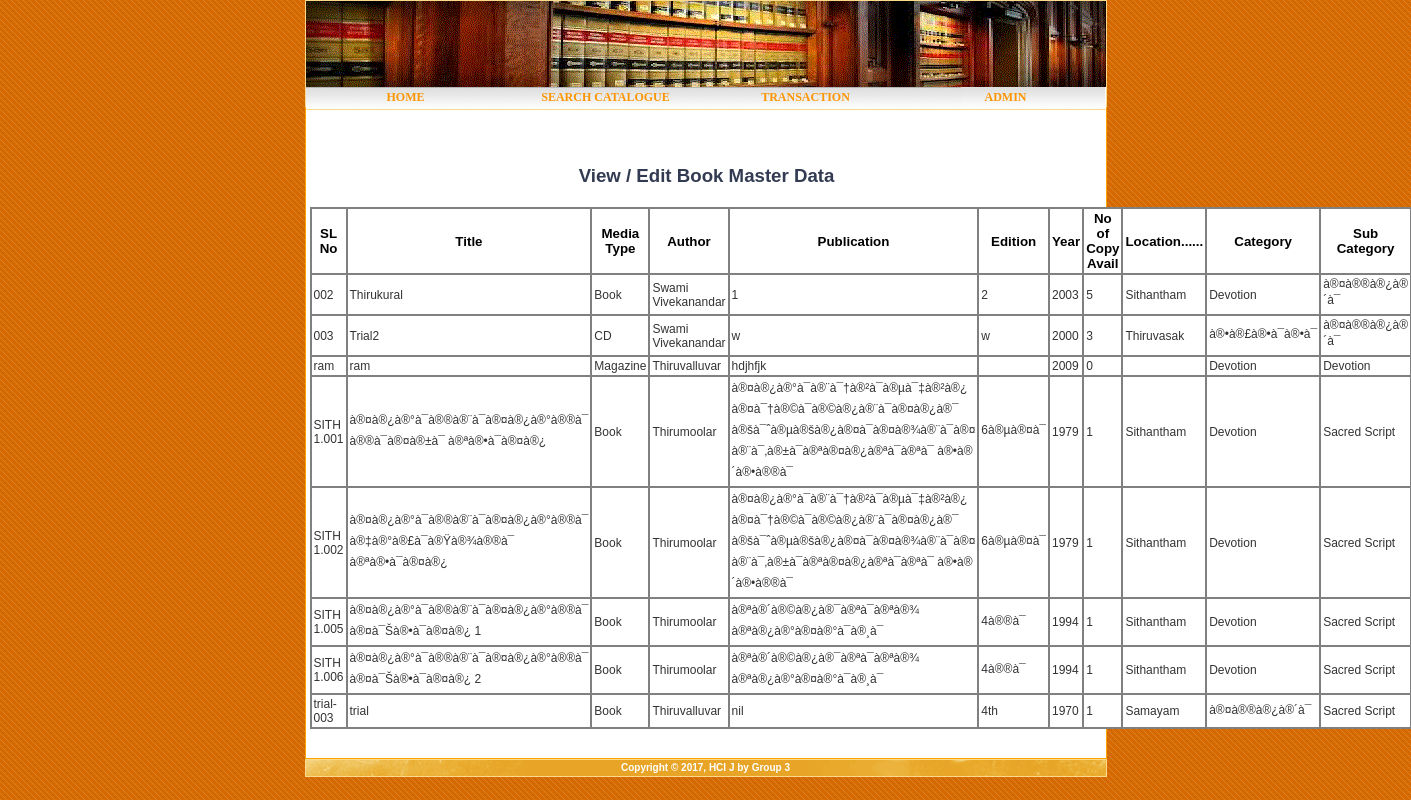
The page /library/booklist.php on the database its author committed.
### tables this page shows
CREATE TABLE `book` (
  `book_id` tinyint(8) NOT NULL AUTO_INCREMENT,
  `slno` varchar(15) NOT NULL,
  `title` varchar(200) NOT NULL,
  `media_type` varchar(20) DEFAULT NULL,
  `author` varchar(50) DEFAULT NULL,
  `publication` text,
  `edition` varchar(10) DEFAULT NULL,
  `year` year(4) DEFAULT NULL,
  `pages` int(11) DEFAULT NULL,
  `total_holding` int(4) DEFAULT NULL,
  `location` varchar(255) DEFAULT NULL,
  `category` varchar(255) DEFAULT NULL,
  `sub_category` varchar(255) DEFAULT NULL,
  `related_name` varchar(255) DEFAULT NULL,
  `book_remark` text,
  PRIMARY KEY (`book_id`),
  UNIQUE KEY `slno` (`slno`)
);

### library/booklist.php (the view, shortened to what this page needs)
<?php
$link=mysqli_connect('localhost','root','','library') or die (mysqli_connect_error());
$query = "SELECT * FROM book order by slno";
$result = mysqli_query($link,$query);
?>
<html>
    <head>
        <link href="/library_j/css/default.css" rel="stylesheet" type="text/css" />
    </head>
    <body>
        <div id="wrapper">
<?php include_once $_SERVER['DOCUMENT_ROOT'] .'/library_j/includes/header.php'; ?>
                <div id="page">
                <div id="content">
                    <div id="welcome">
 <h2 class="head2" ><a class="head">View / Edit Book Master Data</a></h2>
 <table class="aatable">
<tr>
<th >SL No</th>
<th>Title</th>
<th>Media Type</th>
<th >Author</th>
<th >Publication</th>
<th >Edition</th>
<th >Year</th>
<th >No of Copy Avail</th>
<th >Location......</th>
<th >Category</th>
<th >Sub Category</th>
<th></th></tr>
<?php
while ($row = mysqli_fetch_array($result)) {
$slno = $row['slno'];
$title = $row['title'];
$media_type = $row['media_type'];
$author=$row['author'];
$publication=$row['publication'];
$edition=$row['edition'];
$year=$row['year'];
$total_holding=$row['total_holding'];
$location=$row['location'];
$category=$row['category'];
$sub_category=$row['sub_category'];
echo "<tr>";
echo "<td>".$slno."</td>";
echo "<td >".$title."</td>";
echo "<td>".$media_type."</td>";
echo "<td>".$author."</td>";
echo "<td>".$publication."</td>";
echo "<td >".$edition."</td>";
echo "<td>".$year."</td>";
echo "<td >".$total_holding."</td>";
echo "<td>".$location."</td>";
echo "<td>".$category."</td>";
echo "<td>".$sub_category."</td>";
?>
<?php
echo "</tr>";
}
?>
 </table>
 </div>
                </div>
                <div style="clear: both; height: 1px"></div>
            </div>
<?php include_once $_SERVER['DOCUMENT_ROOT'] . '/library_j/includes/footer.php'; ?>
        </div>
    </body>
</html>

### includes/header.php
<!DOCTYPE HTML PUBLIC "-//W3C//DTD HTML 4.01 Transitional//EN">
<div id="header">
    <div id="logo">
    </div>
    <div id="menu">
        <ul>
            <li><a href="/library_j/index.php">Home</a></li>
<li><a href="/library_j/library/book_search.php">Search Catalogue</a></li>
<li><a href="/library_j/library/transaction.php">Transaction</a></li>
<li><a href="/library_j/library/admin.php">Admin</a></li>
        </ul>
    </div>
</div>

### includes/footer.php
<div id="footer">
<p id="links">Copyright © 2017, HCI J by Group 3</p>
</div>

### css/default.css (style rules this page uses)
* { margin: 0px; padding: 0px; }
body { background: url(images/bkgd.gif); font-size: 13px; color: #333336; font-family: Arial, Helvetica, sans-serif; }
h1, h2, h3 { color: #AA2808; }
p, blockquote, ul, ol { margin-bottom: 20px; line-height: 1.6em; }
a { text-decoration: underline; color: #323B51; }
a.head { text-decoration: none; font-size: 14pt; font-family: arial; }
#header { width: 800px; height: 105px; margin: 0 auto; background: url(images/header.gif) no-repeat left bottom; border:1px solid #fcda8a; }
#logo { float:left; top:190px; padding: 40px 0 0 15px; }
#menu { position:relative;top:-2px; height:109px; background: url(images/title2.png) no-repeat left bottom; border-bottom-width: 1px; border-bottom-style: solid; border-top-width: 1px; border-top-style: solid; border-top-color: #fcda8a; border-bottom-color: #fcda8a; }
#menu ul { margin: 0; padding: 65px 0 0 0; list-style: none; line-height: normal; }
#menu li { display: inline; margin:0 auto; color: black; }
#menu a { display: block; float:left; width: 200px; height: 15px; position:relative;top:25px; text-align: center; text-transform: uppercase;text-decoration:none; font-size: 12px; color: #fc9503; padding:0px 0 0 0; font-weight: bold; font-family: 'Franklin Gothic Medium'; }
#page { width: 800px; margin:0 auto;min-height:520px; border:1px solid orange; background-color:white; }
#content { position:relative;top:22px; float:left; width: 480px; padding: 35px 10px 50px 35px; text-align:justify; font-family: Verdana; }
#content h1, #content h2, #content h3 { margin-bottom: 20px; color: gray; }
#content h2 { font-size: 107%; }
#footer { width: 800px; margin:0 auto; background-image: url(images/footer.gif);background-repeat:repeat-y; color: #FFFFFF; border:1px solid #fcda8a; font-size: 10px; }
#footer p { margin: 0; text-align: center; font-size: 100%; font-weight: bold; }
TABLE.aatable { margin:0 auto; font-size:10pt; width:794px; position:relative;left:-31px; font-family: arial; background-color: gray; }
TH { font-size:10pt; color:black; text-align:center;padding:2px; background-color: white; }
TD { font-size:9pt; text-align:left;padding:2px; background-color: white; }
h2.head2 { width:794px;margin:0 auto; position:relative;left:-31px; text-align:center; font-size: 24pt; }

### rows shown on the page
book: slno "002", title "Thirukural", media_type "Book", author "Swami Vivekanandar", publication "1", edition "2", year "2003", total_holding "5", location "Sithantham", category "Devotion", sub_category "à®¤à®®à®¿à®´à¯"
book: slno "003", title "Trial2", media_type "CD", author "Swami Vivekanandar", publication "w", edition "w", year "2000", total_holding "3", location "Thiruvasak", category "à®•à®£à®•à¯à®•à¯", sub_category "à®¤à®®à®¿à®´à¯"
book: slno "ram", title "ram", media_type "Magazine", author "Thiruvalluvar", publication "hdjhfjk", year "2009", total_holding "0", category "Devotion", sub_category "Devotion"
book: slno "SITH 1.001", title "à®¤à®¿à®°à¯à®®à®¨à¯à®¤à®¿à®°à®®à¯ à®®à¯à®¤à®±à¯ à®ªà®•à¯à®¤à®¿", media_type "Book", author "Thirumoolar", publication "à®¤à®¿à®°à¯à®¨à¯†à®²à¯à®µà¯‡à®²à®¿ à®¤à¯†à®©à¯à®©à®¿à®¨à¯à®¤à®¿à®¯ à®šà¯ˆà®µà®šà®¿à®¤à¯à®¤à®¾à®¨à¯à®¤ à®¨à¯‚à®±à¯à®ªà®¤à®¿à®ªà¯à®ªà¯ à®•à®´à®•à®®à¯", edition "6à®µà®¤à¯", year "1979", total_holding "1", location "Sithantham", category "Devotion", sub_category "Sacred Script"
book: slno "SITH 1.002", title "à®¤à®¿à®°à¯à®®à®¨à¯à®¤à®¿à®°à®®à¯ à®‡à®°à®£à¯à®Ÿà®¾à®®à¯ à®ªà®•à¯à®¤à®¿", media_type "Book", author "Thirumoolar", publication "à®¤à®¿à®°à¯à®¨à¯†à®²à¯à®µà¯‡à®²à®¿ à®¤à¯†à®©à¯à®©à®¿à®¨à¯à®¤à®¿à®¯ à®šà¯ˆà®µà®šà®¿à®¤à¯à®¤à®¾à®¨à¯à®¤ à®¨à¯‚à®±à¯à®ªà®¤à®¿à®ªà¯à®ªà¯ à®•à®´à®•à®®à¯", edition "6à®µà®¤à¯", year "1979", total_holding "1", location "Sithantham", category "Devotion", sub_category "Sacred Script"
book: slno "SITH 1.005", title "à®¤à®¿à®°à¯à®®à®¨à¯à®¤à®¿à®°à®®à¯ à®¤à¯Šà®•à¯à®¤à®¿ 1", media_type "Book", author "Thirumoolar", publication "à®ªà®´à®©à®¿à®¯à®ªà¯à®ªà®¾ à®ªà®¿à®°à®¤à®°à¯à®¸à¯", edition "4à®®à¯", year "1994", total_holding "1", location "Sithantham", category "Devotion", sub_category "Sacred Script"
book: slno "SITH 1.006", title "à®¤à®¿à®°à¯à®®à®¨à¯à®¤à®¿à®°à®®à¯ à®¤à¯Šà®•à¯à®¤à®¿ 2", media_type "Book", author "Thirumoolar", publication "à®ªà®´à®©à®¿à®¯à®ªà¯à®ªà®¾ à®ªà®¿à®°à®¤à®°à¯à®¸à¯", edition "4à®®à¯", year "1994", total_holding "1", location "Sithantham", category "Devotion", sub_category "Sacred Script"
book: slno "trial-003", title "trial", media_type "Book", author "Thiruvalluvar", publication "nil", edition "4th", year "1970", total_holding "1", location "Samayam", category "à®¤à®®à®¿à®´à¯", sub_category "Sacred Script"
